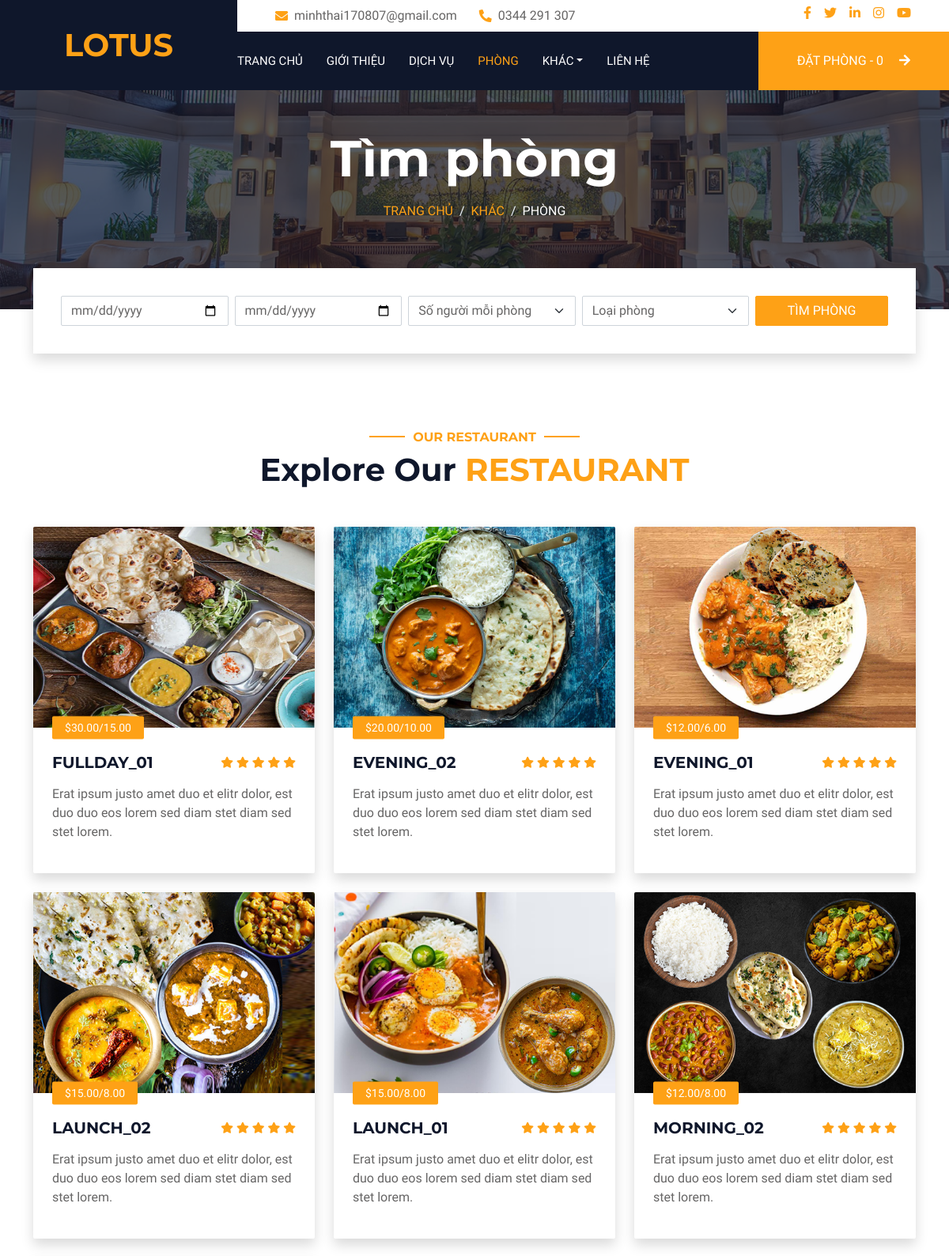
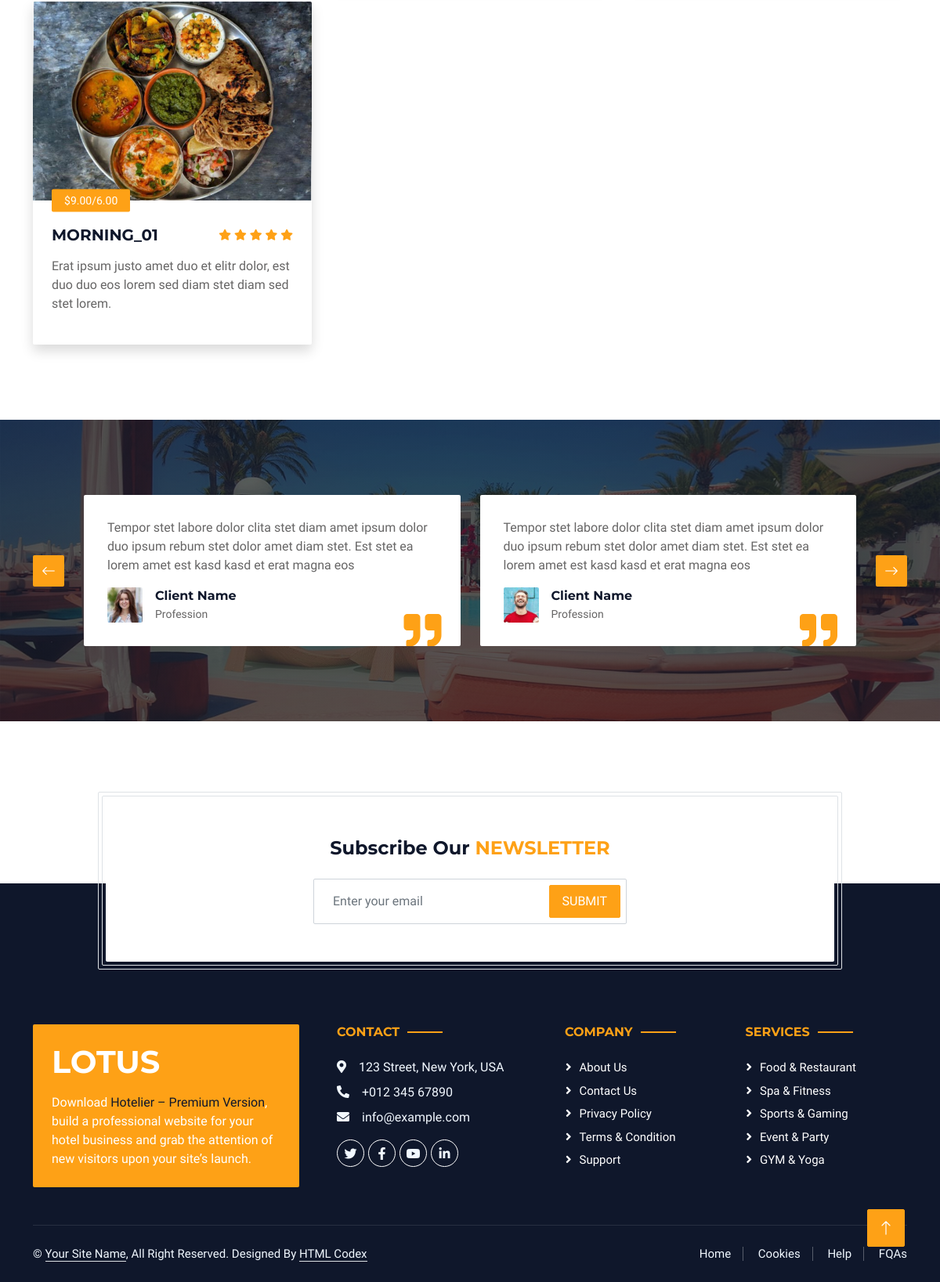
Page /service/service_meal on the committed database (2 pictures, top to bottom).
### service/models.py (models this page shows, shortened)
class MealCode(models.Model):
    meal_code = models.CharField(max_length=50)
    image = models.ImageField(upload_to='images/', default='images/default.png')
    description = models.CharField(max_length=250)
    adult_price = models.DecimalField(max_digits=15,decimal_places=2, default=0)
    child_price = models.DecimalField(max_digits=15,decimal_places=2, default=0)
    created_date = models.DateTimeField(auto_now_add=True)
    updated_date = models.DateTimeField(auto_now=True)
    created_by = models.CharField(max_length=255, default='front-desk')
    modified_by = models.CharField(max_length=255, default='front-desk')
    is_deleted = models.BooleanField(default=False)
    class Meta:
        verbose_name_plural = 'Meals'
        ordering = ('-created_date',)

### store/views.py (the view)
# urls.py: path('service/service_meal', views.service_meal, name="service_meal"),
def service_meal(request):
    meal_codes = MealCode.objects.all()
    return render(request, 'service/service_meal.html', {'meal_codes':meal_codes})

### templates/service/service_meal.html (shortened to what this page needs)
{% extends "../base.html" %}
{% load static %}
{% block content %}
<div class="container-xxl py-5">
    <div class="container">
        <div class="text-center wow fadeInUp" data-wow-delay="0.1s">
            <h6 class="section-title text-center text-primary text-uppercase">Our Restaurant</h6>
            <h1 class="mb-5">Explore Our <span class="text-primary text-uppercase">Restaurant</span></h1>
        </div>
        <div class="row g-4">
            {% for meal_code in meal_codes %}
            <div class="col-lg-4 col-md-6 wow fadeInUp" data-wow-delay="0.6s">
                <div class="room-item shadow rounded overflow-hidden">
                    <div class="position-relative">
                        <img class="img-fluid" src="{{meal_code.image.url}}" alt="">
                        <small class="position-absolute start-0 top-100 translate-middle-y bg-primary text-white rounded py-1 px-3 ms-4">${{meal_code.adult_price}}/{{meal_code.child_price}}</small>
                    </div>
                    <div class="p-4 mt-2">
                        <div class="d-flex justify-content-between mb-3">
                            <h5 class="mb-0">{{meal_code.meal_code}}</h5>
                            <div class="ps-2">
                                <small class="fa fa-star text-primary"></small>
                                <small class="fa fa-star text-primary"></small>
                                <small class="fa fa-star text-primary"></small>
                                <small class="fa fa-star text-primary"></small>
                                <small class="fa fa-star text-primary"></small>
                            </div>
                        </div>
                        <p class="text-body mb-3">Erat ipsum justo amet duo et elitr dolor, est duo duo eos lorem sed diam stet diam sed stet lorem.</p>
                    </div>
                </div>
            </div>
            {% endfor %}
        </div>
    </div>
</div>
{% endblock %}

### rows in the picture
MealCode: image (picture), adult_price "30.00", child_price "15.00", meal_code "FULLDAY_01"
MealCode: image (picture), adult_price "20.00", child_price "10.00", meal_code "EVENING_02"
MealCode: image (picture), adult_price "12.00", child_price "6.00", meal_code "EVENING_01"
MealCode: image (picture), adult_price "15.00", child_price "8.00", meal_code "LAUNCH_02"
MealCode: image (picture), adult_price "15.00", child_price "8.00", meal_code "LAUNCH_01"
MealCode: image (picture), adult_price "12.00", child_price "8.00", meal_code "MORNING_02"
MealCode: image (picture), adult_price "9.00", child_price "6.00", meal_code "MORNING_01"
